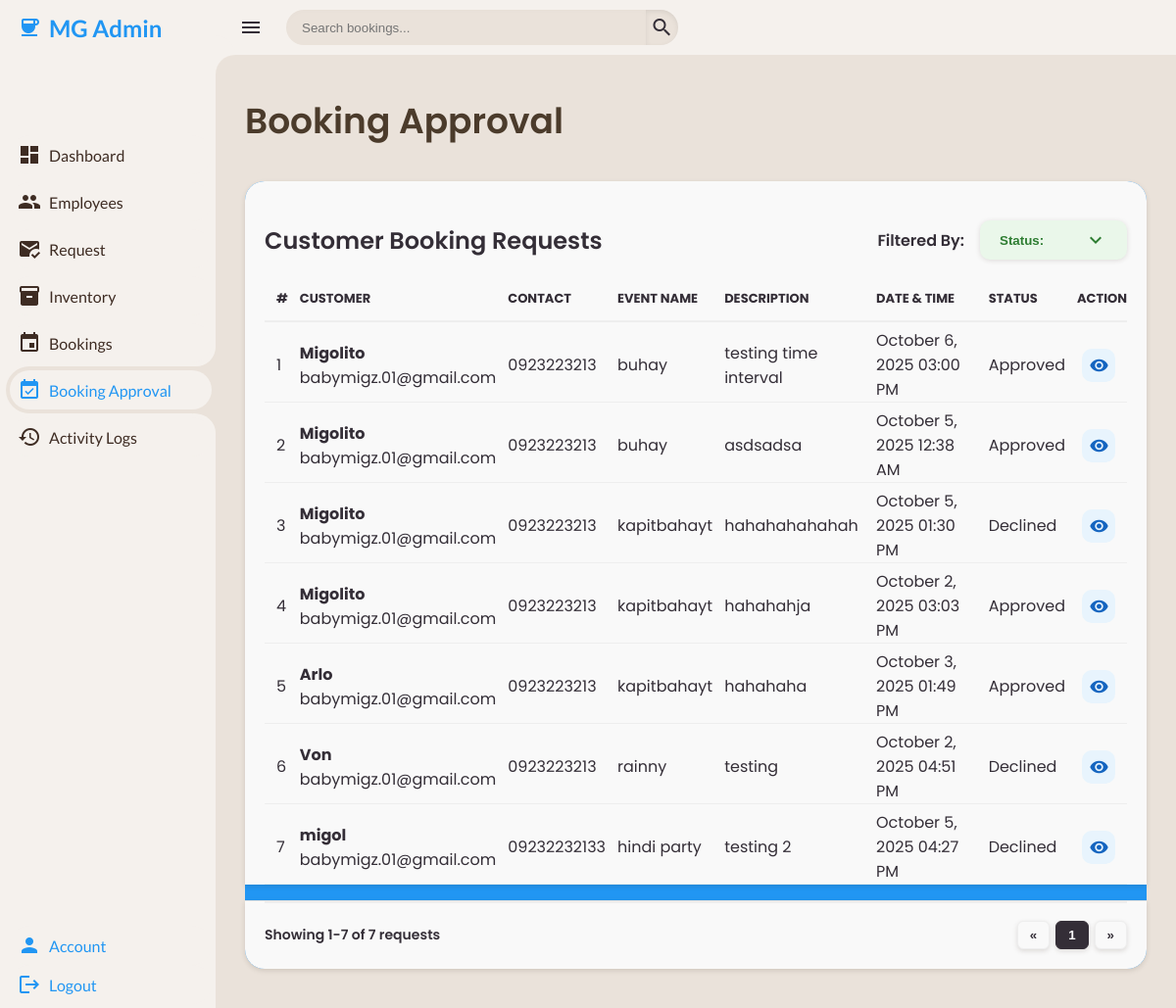
Page /admin/admin-booking-approval.php on the committed database.
### tables this page shows
CREATE TABLE `tbl_event_pending` (
  `pending_id` int(11) NOT NULL,
  `customer_name` varchar(100) DEFAULT NULL,
  `customer_email` varchar(100) DEFAULT NULL,
  `customer_contact` varchar(20) DEFAULT NULL,
  `event_name` varchar(100) DEFAULT NULL,
  `event_date` date DEFAULT NULL,
  `event_time` time DEFAULT NULL,
  `event_description` text DEFAULT NULL,
  `event_status` enum('Pending','Approved','Declined') NOT NULL DEFAULT 'Pending',
  `created_at` datetime NOT NULL DEFAULT current_timestamp()
);

### admin/admin-booking-approval.php (the view, shortened to what this page needs)
<?php
require __DIR__ . '/../config/database-connection.php';
$requests = [];
$sql = "SELECT * FROM tbl_event_pending ORDER BY pending_id DESC";
$result = $conn->query($sql);
if ($result) {
    while ($row = $result->fetch_assoc()) {
        $requests[] = $row;
    }
}
?>
<!DOCTYPE html>
<html lang="en">
<head>
  <link rel="stylesheet" href="../css/style.css">
</head>
<body>
<section class="sidebar">
  <?php include '../includes/admin-sidebar.php'; ?>
</section>
<section class="content" id="content">
  <nav>
    <i class="material-icons icon-menu">menu</i>
    <form action="javascript:void(0);">
      <div class="form-input">
        <input type="search" id="bookingSearch" placeholder="Search bookings...">
        <button type="submit" class="search-btn">
          <i class="material-icons search-icon">search</i>
        </button>
      </div>
    </form>
  </nav>
  <div class="main">
    <div class="head-title">
      <div class="left">
        <h1>Booking Approval</h1>
      </div>
    </div>
    <div class="table-container">
      <div class="table-card">
        <div class="head">
          <h2>Customer Booking Requests</h2>
          <h3>Filtered By:</h3>
    <div class="custom-dropdown" data-filter="booking-status">
      <button type="button" class="dropdown-toggle">
        Status: <i class="material-icons dropdown-icon">expand_more</i>
      </button>
    </div>
        </div>
        <table id="bookingTable">
          <thead>
            <tr>
              <th>#</th>
              <th>CUSTOMER</th>
              <th>CONTACT</th>
              <th>EVENT NAME</th>
              <th>DESCRIPTION</th>
              <th>DATE & TIME</th>
              <th>STATUS</th>
              <th>ACTION</th>
            </tr>
          </thead>
          <tbody>
            <?php if (!empty($requests)): $counter=1; ?>
              <?php foreach ($requests as $row): ?>
                <tr>
                  <td><?= $counter++; ?></td>
                  <td>
                    <strong><?= htmlspecialchars($row['customer_name']); ?></strong><br>
                    <?= htmlspecialchars($row['customer_email']); ?>
                  </td>
                  <td><?= htmlspecialchars($row['customer_contact']); ?></td>
                  <td><?= htmlspecialchars($row['event_name']); ?></td>
                  <td><?= htmlspecialchars($row['event_description']); ?></td>
                  <td><?= date("F j, Y h:i A", strtotime($row['event_date'].' '.$row['event_time'])); ?></td>
                  <td class="req-status">
                    <span class="<?= strtolower($row['event_status']); ?>">
                      <?= htmlspecialchars($row['event_status']); ?>
                    </span>
                  </td>
                  <td class="text-center">
                    <div class="request-actions">
                      <div class="action-btn preview"
                          data-id="<?= $row['pending_id']; ?>"
                          data-name="<?= htmlspecialchars($row['customer_name']); ?>"
                          data-email="<?= htmlspecialchars($row['customer_email']); ?>"
                          data-contact="<?= htmlspecialchars($row['customer_contact']); ?>"
                          data-event="<?= htmlspecialchars($row['event_name']); ?>"
                          data-date="<?= htmlspecialchars($row['event_date']); ?>"
                          data-time="<?= htmlspecialchars($row['event_time']); ?>"
                          data-description="<?= htmlspecialchars($row['event_description']); ?>"
                          data-status="<?= htmlspecialchars($row['event_status']); ?>"
                          title="Preview">
                        <i class="material-icons">visibility</i>
                      </div>
                    </div>
                  </td>
                </tr>
              <?php endforeach; ?>
            <?php else: ?>
              <tr><td colspan="8">No booking requests found</td></tr>
            <?php endif; ?>
          </tbody>
        </table>
      </div>
      <div class="table-pagination-container">
        <div class="total-rows" id="bookingTotalRows">
        </div>
        <div class="table-pagination" id="bookingPagination"></div>
      </div>
    </div>
  </div>
</section>
<?php include '../includes/preview-booking-approval.php'; ?>
<?php include '../includes/booking-approval-modal.php'; ?>
</body>
</html>

### css/components/sidebar.css (style rules this page uses)
.sidebar { position: fixed; top: 0; left: 0; width: 220px; height: 100%; background: var(--container-bg-color); z-index: 1000; font-family: 'Lato', sans-serif; transition: .3s ease; overflow-x: hidden; scrollbar-width: none; }

### css/components/button.css (style rules this page uses)
.btn, .btn-submit, .btn-cancel, .btn-danger, .btn-add, .btn-time-in-icon, .btn-time-out-icon, .tab-btn, .filter-buttons button, .event-actions .btn, .event-actions .btn.small, .custom-dropdown .dropdown-toggle { border: none; outline: none; background-clip: padding-box; -webkit-appearance: none; -moz-appearance: none; appearance: none; }
.btn:focus, .btn-submit:focus, .btn-cancel:focus, .btn-danger:focus, .btn-add:focus, .btn-time-in-icon:focus, .btn-time-out-icon:focus, .tab-btn:focus, .filter-buttons button:focus, .event-actions .btn:focus, .event-actions .btn.small:focus, .custom-dropdown .dropdown-toggle { outline: none; box-shadow: 0 1px 5px rgba(62,44,35,0.15); }

### css/components/action.css (style rules this page uses)
.request-actions { display: flex; gap: 8px; justify-content: center; }
.action-btn { width: 34px; height: 34px; display: flex; align-items: center; justify-content: center; border-radius: 10px; background: var(--light); cursor: pointer; transition: background 0.2s ease, transform 0.15s ease; }
.action-btn i { font-size: 20px; color: var(--dark); }
.action-btn.preview { background: #e8f4fd; }
.action-btn.preview i { color: #1565c0; }

### css/components/badge.css (style rules this page uses)
:root { --badge-new: #3498db; --badge-active: #27ae60; --badge-inactive: #95a5a6; }

### css/components/breadcrumb.css (style rules this page uses)
.head-title { display: flex; align-items: center; justify-content: space-between; grid-gap: 16px; flex-wrap: wrap; }
.head-title .left h1 { font-size: 36px; font-weight: 600; margin-bottom: 10px; color: var(--font); }

### css/components/dashboard..css (style rules this page uses)
.table-pagination-container { display: flex; justify-content: space-between; align-items: center; padding: 16px 0; margin-top: 16px; border-top: 1px solid #e0e0e0; }

### css/components/dropdown.css (style rules this page uses)
.custom-dropdown { position: relative; width: 150px; }
.custom-dropdown .dropdown-toggle { display: flex; justify-content: space-between; align-items: center; min-width: 150px; padding: 8px 20px; background: var(--light); border: none; border-radius: 10px; cursor: pointer; color: var(--dark); font-weight: 600; user-select: none; transition: background 0.2s ease, transform 0.15s ease; text-align: left; padding-left: 20px; }
.custom-dropdown .dropdown-toggle, .custom-dropdown:hover .dropdown-icon { color: var(--dark); }
.custom-dropdown .dropdown-toggle,.custom-dropdown:hover .dropdown-icon { background: #eaf7ea; }
.custom-dropdown .dropdown-toggle,.custom-dropdown:hover .dropdown-icon { color: #2e7d32; }

### css/components/forrm-request.css (style rules this page uses)
:root { --req-bg: #ffffff; --req-dark: #222222; --req-blue: #0077cc; --req-grey: #dcdcdc; --req-light-grey: #f5f5f5; --req-shadow: rgba(0, 0, 0, 0.25); --req-success: #28a745; --req-error: #dc3545; --req-radius: 8px; --req-input-height: 42px; }

### css/components/navbar.css (style rules this page uses)
nav { height: 56px; background: var(--container-bg-color); padding: 0 24px; display: flex; align-items: center; grid-gap: 24px; font-family: var(--lato); position: sticky; top: 0; left: 0; z-index: 100; }
nav::before { content: ''; position: absolute; width: 40px; height: 40px; bottom: -40px; left: 0; border-radius: 50%; box-shadow: -20px -20px 0 var(--container-bg-color); }
.icon-menu { cursor: pointer; color: var(--dark); }
form { max-width: 400px; width: 100%; margin-right: auto; }
.form-input { display: flex; align-items: center; height: 36px; }
.form-input input { flex-grow: 1; padding: 0 16px; height: 100%; border: none; background: var(--secondary-bg-color); border-radius: 36px 0 0 36px; outline: none; width: 100%; color: var(--dark); box-shadow: inset 0 2px 5px rgba(0,0,0,0.01); transition: box-shadow 0.3s ease; }
.form-input button { width: 36px; height: 100%; display: flex; justify-content: center; align-items: center; background: var(--secondary-bg-color); color: var(--dark); font-size: 18px; border: none; outline: none; border-radius: 0 36px 36px 0; cursor: pointer; box-shadow: inset 0 2px 5px rgba(0,0,0,0.08); transition: box-shadow 0.3s ease, background-color 0.3s ease; }

### rows in the picture
tbl_event_pending: customer_name "Migolito", customer_email "babymigz.01@gmail.com", customer_contact "0923223213", event_name "buhay", event_description "testing time interval", event_date+event_time "October 6, 2025 03:00 PM", event_status "Approved"
tbl_event_pending: customer_name "Migolito", customer_email "babymigz.01@gmail.com", customer_contact "0923223213", event_name "buhay", event_description "asdsadsa", event_date+event_time "October 5, 2025 12:38 AM", event_status "Approved"
tbl_event_pending: customer_name "Migolito", customer_email "babymigz.01@gmail.com", customer_contact "0923223213", event_name "kapitbahayt", event_description "hahahahahahah", event_date+event_time "October 5, 2025 01:30 PM", event_status "Declined"
tbl_event_pending: customer_name "Migolito", customer_email "babymigz.01@gmail.com", customer_contact "0923223213", event_name "kapitbahayt", event_description "hahahahja", event_date+event_time "October 2, 2025 03:03 PM", event_status "Approved"
tbl_event_pending: customer_name "Arlo", customer_email "babymigz.01@gmail.com", customer_contact "0923223213", event_name "kapitbahayt", event_description "hahahaha", event_date+event_time "October 3, 2025 01:49 PM", event_status "Approved"
tbl_event_pending: customer_name "Von", customer_email "babymigz.01@gmail.com", customer_contact "0923223213", event_name "rainny", event_description "testing", event_date+event_time "October 2, 2025 04:51 PM", event_status "Declined"
tbl_event_pending: customer_name "migol", customer_email "babymigz.01@gmail.com", customer_contact "09232232133", event_name "hindi party", event_description "testing 2", event_date+event_time "October 5, 2025 04:27 PM", event_status "Declined"
